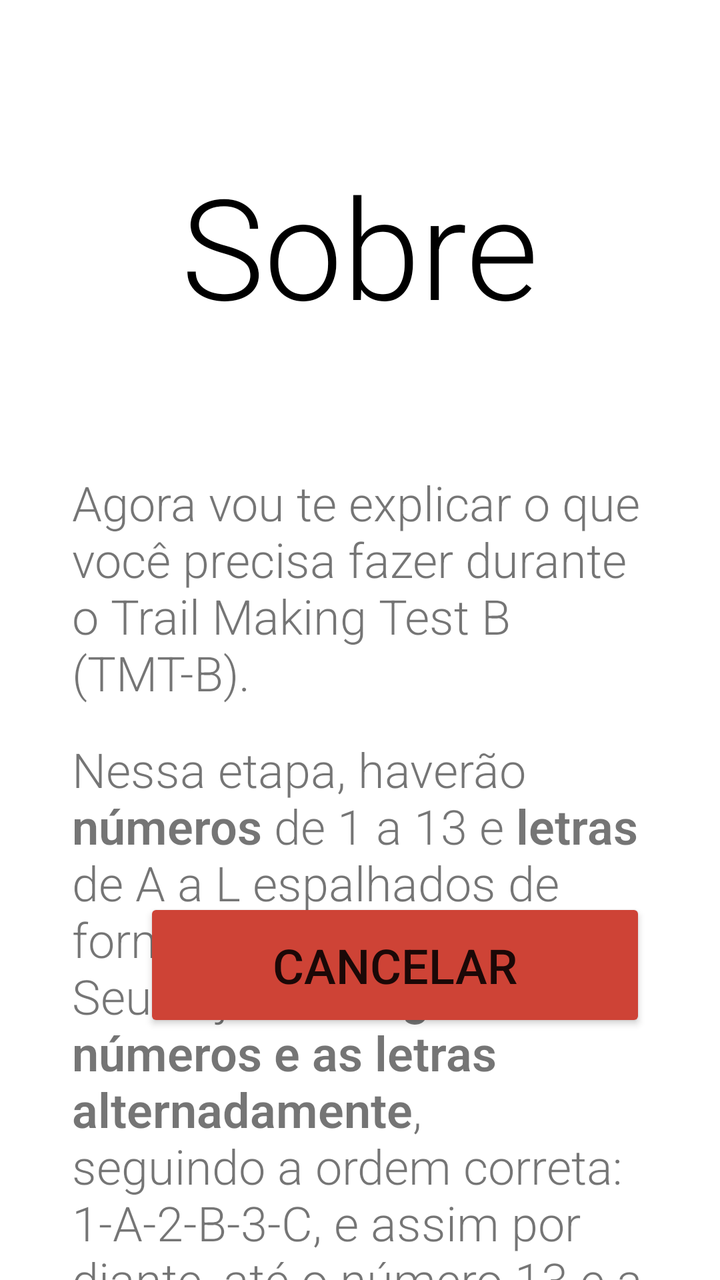
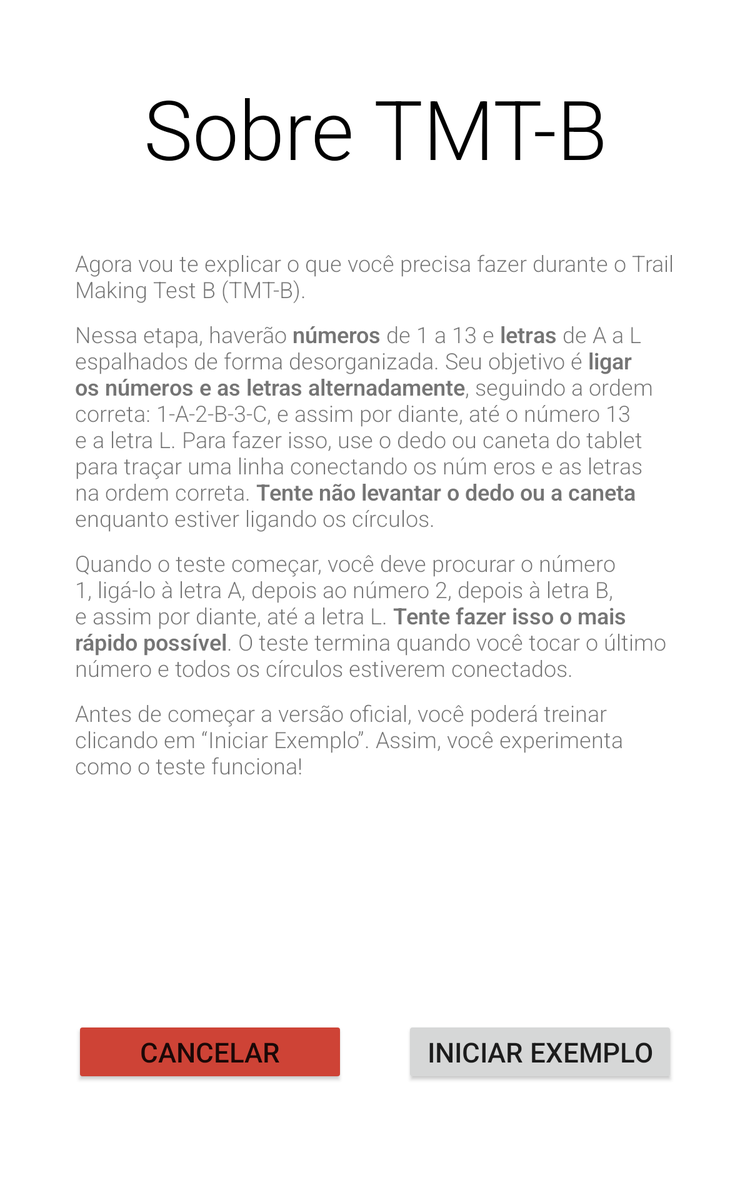

Compare how this app lays out the same screen by default and in its alternative resource folder. The renders come first, then the two layout files and the values they reference.
<!-- AndroidManifest.xml: application theme Theme.TMT -->
<!-- res/layout/activity_tmtbinformation.xml -->
<?xml version="1.0" encoding="utf-8"?>
<androidx.constraintlayout.widget.ConstraintLayout xmlns:android="http://schemas.android.com/apk/res/android"
    xmlns:app="http://schemas.android.com/apk/res-auto"
    xmlns:tools="http://schemas.android.com/tools"
    android:id="@+id/main"
    android:layout_width="match_parent"
    android:layout_height="match_parent"
    tools:context=".controller.TMTBInformationActivity">

    <Button
        android:id="@+id/buttonSampleB"
        android:layout_width="251sp"
        android:layout_height="67sp"
        android:layout_marginEnd="36sp"
        android:layout_marginBottom="124sp"
        android:text="Iniciar exemplo"
        android:textSize="22sp"
        app:layout_constraintBottom_toBottomOf="parent"
        app:layout_constraintEnd_toStartOf="@+id/guideline8"
        app:layout_constraintHorizontal_bias="1.0"
        app:layout_constraintStart_toEndOf="@+id/buttonBackHome" />

    <Button
        android:id="@+id/buttonBackHome"
        android:layout_width="251sp"
        android:layout_height="67sp"
        android:layout_marginStart="36sp"
        android:layout_marginBottom="124sp"
        android:backgroundTint="#CE4336"
        android:text="Cancelar"
        android:textSize="24sp"
        app:layout_constraintBottom_toBottomOf="parent"
        app:layout_constraintStart_toStartOf="@+id/guideline7"
        tools:ignore="HardcodedText" />

    <androidx.constraintlayout.widget.Guideline
        android:id="@+id/guideline7"
        android:layout_width="wrap_content"
        android:layout_height="wrap_content"
        android:orientation="vertical"
        app:layout_constraintGuide_percent="0.1" />

    <androidx.constraintlayout.widget.Guideline
        android:id="@+id/guideline8"
        android:layout_width="wrap_content"
        android:layout_height="wrap_content"
        android:orientation="vertical"
        app:layout_constraintGuide_percent="0.9" />

    <TextView
        android:id="@+id/textView12"
        android:layout_width="0sp"
        android:layout_height="91sp"
        android:layout_marginTop="76sp"
        android:fontFamily="sans-serif-light"
        android:text="Sobre TMT-B"
        android:textAlignment="center"
        android:textColor="@color/black"
        android:textSize="70sp"
        app:layout_constraintEnd_toStartOf="@+id/guideline8"
        app:layout_constraintStart_toStartOf="@+id/guideline7"
        app:layout_constraintTop_toTopOf="parent" />

    <TextView
        android:id="@+id/textView13"
        android:layout_width="0sp"
        android:layout_height="wrap_content"
        android:layout_marginTop="68sp"
        android:fontFamily="sans-serif-light"
        android:text="@string/about_tmtb"
        android:textSize="24sp"
        app:layout_constraintEnd_toStartOf="@+id/guideline8"
        app:layout_constraintHorizontal_bias="0.0"
        app:layout_constraintStart_toEndOf="@+id/guideline7"
        app:layout_constraintTop_toBottomOf="@+id/textView12" />

    <TextView
        android:id="@+id/textView14"
        android:layout_width="0sp"
        android:layout_height="wrap_content"
        android:layout_marginTop="16sp"
        android:fontFamily="sans-serif-light"
        android:text="@string/about_tmtb_part2"
        android:textSize="24sp"
        app:layout_constraintEnd_toStartOf="@+id/guideline8"
        app:layout_constraintHorizontal_bias="0.5"
        app:layout_constraintStart_toEndOf="@+id/guideline7"
        app:layout_constraintTop_toBottomOf="@+id/textView13" />

    <TextView
        android:id="@+id/textView15"
        android:layout_width="0sp"
        android:layout_height="wrap_content"
        android:layout_marginTop="16sp"
        android:fontFamily="sans-serif-light"
        android:text="@string/about_tmtb_part3"
        android:textSize="24sp"
        app:layout_constraintEnd_toStartOf="@+id/guideline8"
        app:layout_constraintHorizontal_bias="0.5"
        app:layout_constraintStart_toEndOf="@+id/guideline7"
        app:layout_constraintTop_toBottomOf="@+id/textView14" />

    <TextView
        android:id="@+id/textView16"
        android:layout_width="0sp"
        android:layout_height="wrap_content"
        android:layout_marginTop="16sp"
        android:fontFamily="sans-serif-light"
        android:text="@string/tmt_a_exemplo"
        android:textSize="24sp"
        app:layout_constraintEnd_toStartOf="@+id/guideline8"
        app:layout_constraintHorizontal_bias="0.5"
        app:layout_constraintStart_toEndOf="@+id/guideline7"
        app:layout_constraintTop_toBottomOf="@+id/textView15" />
</androidx.constraintlayout.widget.ConstraintLayout>
<!-- resources referenced by this layout -->
<resources>
  <color name="black">#FF000000</color>
  <string name="about_tmtb"> Agora vou te explicar o que você precisa fazer durante o Trail Making Test B (TMT-B).</string>
  <string name="about_tmtb_part2">Nessa etapa, haverão <b>números</b> de 1 a 13 e <b>letras</b> de A a L espalhados de forma desorganizada.
          Seu objetivo é <b>ligar os números e as letras alternadamente</b>, seguindo a ordem correta: 1-A-2-B-3-C, e assim por diante,
          até o número 13 e a letra L. Para fazer isso, use o dedo ou caneta do tablet para traçar uma linha conectando os núm
          eros e as letras na ordem correta. <b>Tente não levantar o dedo ou a caneta</b> enquanto estiver ligando os círculos.</string>
  <string name="about_tmtb_part3"> Quando o teste começar, você deve procurar o número 1, ligá-lo à letra A, depois ao número 2, depois à letra B, e assim por diante, até a letra L.
          <b>Tente fazer isso o mais rápido possível</b>. O teste termina quando você tocar o último número e todos os círculos estiverem conectados.</string>
  <string name="tmt_a_exemplo">Antes de começar a versão oficial, você poderá treinar clicando em “Iniciar Exemplo”. Assim, você experimenta como o teste funciona!</string>
  <style name="Theme.TMT" parent="Theme.MaterialComponents.DayNight.NoActionBar">
          
          <item name="colorPrimary">@color/teal_700</item>
          <item name="colorPrimaryVariant">@color/teal_200</item>
          <item name="colorOnPrimary">@color/white</item>
          
          <item name="colorSecondary">@color/teal_200</item>
          <item name="colorSecondaryVariant">@color/teal_700</item>
          <item name="colorOnSecondary">@color/black</item>
          
          <item name="android:statusBarColor">?attr/colorPrimaryVariant</item>
          
          <item name="android:windowNoTitle">true</item>
          <item name="android:windowFullscreen">true</item>
      </style>
  <color name="teal_700">#0EA7AD</color>
  <color name="teal_200">#FF03DAC5</color>
  <color name="white">#FFFFFFFF</color>
</resources>
<!-- res/layout-sw600dp/activity_tmtbinformation.xml (the author's variant of the layout above) -->
<!-- drawn on a 7-inch tablet held upright -->
<?xml version="1.0" encoding="utf-8"?>
<androidx.constraintlayout.widget.ConstraintLayout xmlns:android="http://schemas.android.com/apk/res/android"
    xmlns:app="http://schemas.android.com/apk/res-auto"
    xmlns:tools="http://schemas.android.com/tools"
    android:id="@+id/main"
    android:layout_width="match_parent"
    android:layout_height="match_parent"
    tools:context=".controller.TMTBInformationActivity">

    <androidx.constraintlayout.widget.Guideline
        android:id="@+id/guideline76"
        android:layout_width="wrap_content"
        android:layout_height="wrap_content"
        android:orientation="horizontal"
        app:layout_constraintGuide_percent="0.9031" />

    <Button
        android:id="@+id/buttonSampleB"
        android:layout_width="0dp"
        android:layout_height="0dp"
        android:text="Iniciar exemplo"
        android:autoSizeMaxTextSize="24sp"
        android:autoSizeMinTextSize="10sp"
        android:autoSizeStepGranularity="2sp"
        android:autoSizeTextType="uniform"
        android:maxLines="1"
        app:layout_constraintBottom_toTopOf="@+id/guideline76"
        app:layout_constraintEnd_toStartOf="@+id/guideline8"
        app:layout_constraintStart_toStartOf="@+id/guideline74"
        app:layout_constraintTop_toTopOf="@+id/guideline75" />

    <Button
        android:id="@+id/buttonBackHome"
        android:layout_width="0dp"
        android:layout_height="0dp"
        android:backgroundTint="#CE4336"
        android:text="Cancelar"
        android:autoSizeMaxTextSize="24sp"
        android:autoSizeMinTextSize="16sp"
        android:autoSizeStepGranularity="2sp"
        android:autoSizeTextType="uniform"
        android:maxLines="1"
        app:layout_constraintBottom_toTopOf="@+id/guideline76"
        app:layout_constraintEnd_toStartOf="@+id/guideline73"
        app:layout_constraintStart_toStartOf="@+id/guideline7"
        app:layout_constraintTop_toTopOf="@+id/guideline75"
        app:layout_constraintVertical_bias="0.0"
        tools:ignore="HardcodedText" />

    <androidx.constraintlayout.widget.Guideline
        android:id="@+id/guideline7"
        android:layout_width="wrap_content"
        android:layout_height="wrap_content"
        android:orientation="vertical"
        app:layout_constraintGuide_percent="0.1" />

    <androidx.constraintlayout.widget.Guideline
        android:id="@+id/guideline8"
        android:layout_width="wrap_content"
        android:layout_height="wrap_content"
        android:orientation="vertical"
        app:layout_constraintGuide_percent="0.9" />

    <TextView
        android:id="@+id/textView12"
        android:layout_width="0dp"
        android:layout_height="0dp"
        android:fontFamily="sans-serif-light"
        android:text="Sobre TMT-B"
        android:textAlignment="center"
        android:textColor="@color/black"
        android:autoSizeMaxTextSize="70sp"
        android:autoSizeMinTextSize="16sp"
        android:autoSizeStepGranularity="2sp"
        android:autoSizeTextType="uniform"
        android:maxLines="1"
        app:layout_constraintBottom_toTopOf="@+id/guideline64"
        app:layout_constraintEnd_toStartOf="@+id/guideline8"
        app:layout_constraintStart_toStartOf="@+id/guideline7"
        app:layout_constraintTop_toTopOf="@+id/guideline63" />

    <TextView
        android:id="@+id/textView13"
        android:layout_width="0sp"
        android:layout_height="0dp"
        android:fontFamily="sans-serif-light"
        android:text="@string/about_tmtb"
        android:autoSizeMaxTextSize="24sp"
        android:autoSizeMinTextSize="16sp"
        android:autoSizeStepGranularity="2sp"
        android:autoSizeTextType="uniform"

        app:layout_constraintBottom_toTopOf="@+id/guideline66"
        app:layout_constraintEnd_toStartOf="@+id/guideline8"
        app:layout_constraintHorizontal_bias="0.0"
        app:layout_constraintStart_toEndOf="@+id/guideline7"
        app:layout_constraintTop_toTopOf="@+id/guideline65" />

    <TextView
        android:id="@+id/textView14"
        android:layout_width="0sp"
        android:layout_height="0dp"
        android:fontFamily="sans-serif-light"
        android:text="@string/about_tmtb_part2"
        android:autoSizeMaxTextSize="24sp"
        android:autoSizeMinTextSize="16sp"
        android:autoSizeStepGranularity="2sp"
        android:autoSizeTextType="uniform"

        app:layout_constraintBottom_toTopOf="@+id/guideline68"
        app:layout_constraintEnd_toStartOf="@+id/guideline8"
        app:layout_constraintHorizontal_bias="0.5"
        app:layout_constraintStart_toEndOf="@+id/guideline7"
        app:layout_constraintTop_toTopOf="@+id/guideline67" />

    <TextView
        android:id="@+id/textView15"
        android:layout_width="0sp"
        android:layout_height="0dp"
        android:fontFamily="sans-serif-light"
        android:text="@string/about_tmtb_part3"
        android:autoSizeMaxTextSize="24sp"
        android:autoSizeMinTextSize="16sp"
        android:autoSizeStepGranularity="2sp"
        android:autoSizeTextType="uniform"

        app:layout_constraintBottom_toTopOf="@+id/guideline70"
        app:layout_constraintEnd_toStartOf="@+id/guideline8"
        app:layout_constraintHorizontal_bias="0.5"
        app:layout_constraintStart_toEndOf="@+id/guideline7"
        app:layout_constraintTop_toTopOf="@+id/guideline69" />

    <TextView
        android:id="@+id/textView16"
        android:layout_width="0sp"
        android:layout_height="0dp"
        android:fontFamily="sans-serif-light"
        android:text="@string/tmt_a_exemplo"
        android:autoSizeMaxTextSize="24sp"
        android:autoSizeMinTextSize="16sp"
        android:autoSizeStepGranularity="2sp"
        android:autoSizeTextType="uniform"
        app:layout_constraintBottom_toTopOf="@+id/guideline72"
        app:layout_constraintEnd_toStartOf="@+id/guideline8"
        app:layout_constraintHorizontal_bias="0.5"
        app:layout_constraintStart_toEndOf="@+id/guideline7"
        app:layout_constraintTop_toTopOf="@+id/guideline71" />

    <androidx.constraintlayout.widget.Guideline
        android:id="@+id/guideline63"
        android:layout_width="wrap_content"
        android:layout_height="wrap_content"
        android:orientation="horizontal"
        app:layout_constraintGuide_percent="0.06015625 " />

    <androidx.constraintlayout.widget.Guideline
        android:id="@+id/guideline64"
        android:layout_width="wrap_content"
        android:layout_height="wrap_content"
        android:orientation="horizontal"
        app:layout_constraintGuide_percent="0.15390626" />

    <androidx.constraintlayout.widget.Guideline
        android:id="@+id/guideline65"
        android:layout_width="wrap_content"
        android:layout_height="wrap_content"
        android:orientation="horizontal"
        app:layout_constraintGuide_percent="0.20625" />

    <androidx.constraintlayout.widget.Guideline
        android:id="@+id/guideline66"
        android:layout_width="wrap_content"
        android:layout_height="wrap_content"
        android:orientation="horizontal"
        app:layout_constraintGuide_percent="0.25390625" />

    <androidx.constraintlayout.widget.Guideline
        android:id="@+id/guideline67"
        android:layout_width="wrap_content"
        android:layout_height="wrap_content"
        android:orientation="horizontal"
        app:layout_constraintGuide_percent="0.265625" />

    <androidx.constraintlayout.widget.Guideline
        android:id="@+id/guideline68"
        android:layout_width="wrap_content"
        android:layout_height="wrap_content"
        android:orientation="horizontal"
        app:layout_constraintGuide_percent="0.44453126" />

    <androidx.constraintlayout.widget.Guideline
        android:id="@+id/guideline69"
        android:layout_width="wrap_content"
        android:layout_height="wrap_content"
        android:orientation="horizontal"
        app:layout_constraintGuide_percent="0.456" />

    <androidx.constraintlayout.widget.Guideline
        android:id="@+id/guideline70"
        android:layout_width="wrap_content"
        android:layout_height="wrap_content"
        android:orientation="horizontal"
        app:layout_constraintGuide_percent="0.572" />

    <androidx.constraintlayout.widget.Guideline
        android:id="@+id/guideline71"
        android:layout_width="wrap_content"
        android:layout_height="wrap_content"
        android:orientation="horizontal"
        app:layout_constraintGuide_percent="0.581" />

    <androidx.constraintlayout.widget.Guideline
        android:id="@+id/guideline72"
        android:layout_width="wrap_content"
        android:layout_height="wrap_content"
        android:orientation="horizontal"
        app:layout_constraintGuide_percent="0.6525625" />

    <androidx.constraintlayout.widget.Guideline
        android:id="@+id/guideline73"
        android:layout_width="wrap_content"
        android:layout_height="wrap_content"
        android:orientation="vertical"
        app:layout_constraintGuide_percent="0.46" />

    <androidx.constraintlayout.widget.Guideline
        android:id="@+id/guideline74"
        android:layout_width="wrap_content"
        android:layout_height="wrap_content"
        android:orientation="vertical"
        app:layout_constraintGuide_percent="0.54" />

    <androidx.constraintlayout.widget.Guideline
        android:id="@+id/guideline75"
        android:layout_width="wrap_content"
        android:layout_height="wrap_content"
        android:orientation="horizontal"
        app:layout_constraintGuide_percent="0.85" />


</androidx.constraintlayout.widget.ConstraintLayout>
